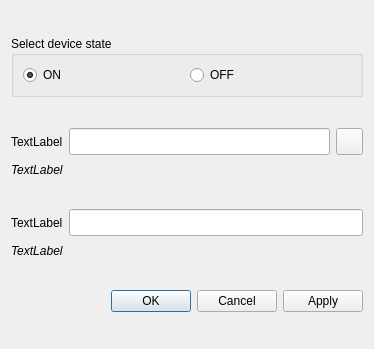
<?xml version="1.0" encoding="UTF-8"?>
<ui version="4.0">
 <class>QDialogSetpoint</class>
 <widget class="QDialog" name="QDialogSetpoint">
  <property name="geometry">
   <rect>
    <x>0</x>
    <y>0</y>
    <width>374</width>
    <height>349</height>
   </rect>
  </property>
  <property name="sizePolicy">
   <sizepolicy hsizetype="Fixed" vsizetype="Fixed">
    <horstretch>0</horstretch>
    <verstretch>0</verstretch>
   </sizepolicy>
  </property>
  <property name="windowTitle">
   <string>Dialog</string>
  </property>
  <layout class="QVBoxLayout" name="verticalLayout">
   <item>
    <widget class="QGroupBox" name="groupBox">
     <property name="sizePolicy">
      <sizepolicy hsizetype="Preferred" vsizetype="Fixed">
       <horstretch>0</horstretch>
       <verstretch>0</verstretch>
      </sizepolicy>
     </property>
     <property name="minimumSize">
      <size>
       <width>0</width>
       <height>58</height>
      </size>
     </property>
     <property name="title">
      <string>Select device state</string>
     </property>
     <layout class="QHBoxLayout" name="horizontalLayout">
      <item>
       <widget class="QRadioButton" name="radioON">
        <property name="text">
         <string>ON</string>
        </property>
        <property name="checked">
         <bool>true</bool>
        </property>
       </widget>
      </item>
      <item>
       <widget class="QRadioButton" name="radioButton_2">
        <property name="text">
         <string>OFF</string>
        </property>
       </widget>
      </item>
     </layout>
    </widget>
   </item>
   <item>
    <layout class="QGridLayout" name="gridLayout">
     <item row="0" column="1">
      <widget class="QLineEdit" name="value1">
       <property name="sizePolicy">
        <sizepolicy hsizetype="Expanding" vsizetype="Fixed">
         <horstretch>0</horstretch>
         <verstretch>0</verstretch>
        </sizepolicy>
       </property>
       <property name="minimumSize">
        <size>
         <width>100</width>
         <height>27</height>
        </size>
       </property>
       <property name="alignment">
        <set>Qt::AlignRight|Qt::AlignTrailing|Qt::AlignVCenter</set>
       </property>
      </widget>
     </item>
     <item row="0" column="0">
      <widget class="QLabel" name="text11">
       <property name="text">
        <string>TextLabel</string>
       </property>
      </widget>
     </item>
     <item row="0" column="2">
      <widget class="QPushButton" name="colorButton">
       <property name="sizePolicy">
        <sizepolicy hsizetype="Fixed" vsizetype="Fixed">
         <horstretch>0</horstretch>
         <verstretch>0</verstretch>
        </sizepolicy>
       </property>
       <property name="minimumSize">
        <size>
         <width>27</width>
         <height>27</height>
        </size>
       </property>
       <property name="maximumSize">
        <size>
         <width>27</width>
         <height>27</height>
        </size>
       </property>
       <property name="text">
        <string/>
       </property>
       <property name="icon">
        <iconset resource="images.qrc">
         <normaloff>:/images/icons/open.png</normaloff>:/images/icons/open.png</iconset>
       </property>
      </widget>
     </item>
     <item row="1" column="0" colspan="3">
      <widget class="QLabel" name="text12">
       <property name="sizePolicy">
        <sizepolicy hsizetype="Preferred" vsizetype="Fixed">
         <horstretch>0</horstretch>
         <verstretch>0</verstretch>
        </sizepolicy>
       </property>
       <property name="minimumSize">
        <size>
         <width>0</width>
         <height>17</height>
        </size>
       </property>
       <property name="font">
        <font>
         <italic>true</italic>
        </font>
       </property>
       <property name="text">
        <string>TextLabel</string>
       </property>
      </widget>
     </item>
    </layout>
   </item>
   <item>
    <layout class="QGridLayout" name="gridLayout_2">
     <item row="0" column="0">
      <widget class="QLabel" name="text21">
       <property name="enabled">
        <bool>true</bool>
       </property>
       <property name="text">
        <string>TextLabel</string>
       </property>
      </widget>
     </item>
     <item row="0" column="1">
      <widget class="QLineEdit" name="value2">
       <property name="enabled">
        <bool>true</bool>
       </property>
       <property name="sizePolicy">
        <sizepolicy hsizetype="Expanding" vsizetype="Fixed">
         <horstretch>0</horstretch>
         <verstretch>0</verstretch>
        </sizepolicy>
       </property>
       <property name="minimumSize">
        <size>
         <width>100</width>
         <height>27</height>
        </size>
       </property>
       <property name="alignment">
        <set>Qt::AlignRight|Qt::AlignTrailing|Qt::AlignVCenter</set>
       </property>
      </widget>
     </item>
     <item row="1" column="0" colspan="2">
      <widget class="QLabel" name="text22">
       <property name="enabled">
        <bool>true</bool>
       </property>
       <property name="sizePolicy">
        <sizepolicy hsizetype="Preferred" vsizetype="Fixed">
         <horstretch>0</horstretch>
         <verstretch>0</verstretch>
        </sizepolicy>
       </property>
       <property name="minimumSize">
        <size>
         <width>0</width>
         <height>17</height>
        </size>
       </property>
       <property name="font">
        <font>
         <italic>true</italic>
        </font>
       </property>
       <property name="text">
        <string>TextLabel</string>
       </property>
      </widget>
     </item>
    </layout>
   </item>
   <item>
    <widget class="QDialogButtonBox" name="buttonBox">
     <property name="orientation">
      <enum>Qt::Horizontal</enum>
     </property>
     <property name="standardButtons">
      <set>QDialogButtonBox::Apply|QDialogButtonBox::Cancel|QDialogButtonBox::Ok</set>
     </property>
    </widget>
   </item>
  </layout>
 </widget>
 <resources>
  <include location="images.qrc"/>
 </resources>
 <connections>
  <connection>
   <sender>colorButton</sender>
   <signal>clicked()</signal>
   <receiver>QDialogSetpoint</receiver>
   <slot>colorDialog()</slot>
   <hints>
    <hint type="sourcelabel">
     <x>335</x>
     <y>87</y>
    </hint>
    <hint type="destinationlabel">
     <x>179</x>
     <y>112</y>
    </hint>
   </hints>
  </connection>
  <connection>
   <sender>buttonBox</sender>
   <signal>clicked(QAbstractButton*)</signal>
   <receiver>QDialogSetpoint</receiver>
   <slot>sendSetPoint(QAbstractButton*)</slot>
   <hints>
    <hint type="sourcelabel">
     <x>186</x>
     <y>278</y>
    </hint>
    <hint type="destinationlabel">
     <x>186</x>
     <y>154</y>
    </hint>
   </hints>
  </connection>
 </connections>
 <slots>
  <slot>colorDialog()</slot>
  <slot>sendSetPoint(QAbstractButton*)</slot>
 </slots>
</ui>
